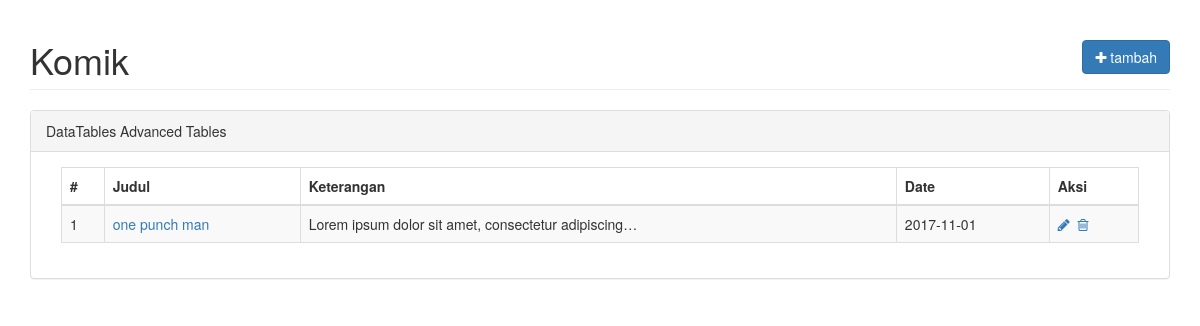
The app's page /index.php/comic with its own data.
### tables this page shows
CREATE TABLE `komik` (
  `id` int(11) NOT NULL,
  `nama_komik` varchar(255) DEFAULT NULL,
  `slug` varchar(255) DEFAULT NULL,
  `image` varchar(255) DEFAULT NULL,
  `keterangan` text,
  `file` varchar(255) DEFAULT NULL,
  `com_id` int(11) DEFAULT '0',
  `date` date DEFAULT NULL
);

### application/controllers/comic.php (called while the page is built, shortened)
<?php
class Comic extends CI_Controller
{
	function __construct(){
		$this->load->model(array('M_comic'));
		$this->load->library(array('session', 'form_validation', 'upload', 'user_agent', 'email'));
        $this->load->helper(array('url', 'form', 'text', 'html', 'security', 'file', 'directory', 'number', 'date', 'download','util'));
	}
	function index(){
		$this->go($param1 = '', $param2 = '', $param3 = '');
	}
	function go($param1 = '', $param2 = '', $param3 = '')
    {
		$data_page['data_komik'] = $this->M_comic->getComicName();
		$data_page['page_name']  = 'customer';
		$data_page['category']  = 'active';
        $data_page['page_title'] = 'manage kustomer';
        $this->load->view('comic_list', $data_page);
    }
}

### index.php (called while the page is built, shortened)
<?php
require_once BASEPATH.'core/CodeIgniter.php';

### application/models/M_comic.php (called while the page is built, shortened)
<?php
class M_comic extends CI_Model {
	var $table2 = 'komik';
    function getComicName() {
    	$this->db->where('com_id',0);
    	$getb = $this->db->get($this->table2);
    	return $getb;
    }
}

### application/views/comic_list.php (the view, shortened to what this page needs)
<!DOCTYPE html>
<html lang="en">
<head>
    <link href="<?php echo base_url();?>assets/bootstrap/css/bootstrap.css" rel="stylesheet">
    <link rel="stylesheet" type="text/css" href="<?php echo base_url();?>assets/css/toastr.css">
    <link href="<?php echo base_url();?>assets/css/dataTables.bootstrap.css" rel="stylesheet">
    <link rel="stylesheet" type="text/css" href="<?php echo base_url();?>assets/font-awesome/css/font-awesome.css">
</head>
<body>
<div class="container">
    <div id="wrapper">
        <div id="page-wrapper">
            <div class="row">
                <div class="col-lg-12">
                    <h1 class="page-header">Komik
                        <div class="pull-right">
                            <a href="#" onclick="showAjaxModal('<?php echo base_url();?>modal/popup/modal_komik_add/');" class="btn btn-primary pull-right"><i class="fa fa-plus"></i> tambah</a>
                        </div>
                    </h1>
                </div>
            </div>
            <div class="row">
                <div class="col-lg-12">
                    <div class="panel panel-default">
                        <div class="panel-heading">
                            DataTables Advanced Tables
                        </div>
                        <div class="panel-body">
                            <div class="table-responsive col-lg-12">
                                <table class="table table-striped table-bordered table-hover" id="dataTables-example">
                                    <thead>
                                        <tr>
                                            <th>#</th>
                                            <th>Judul</th>
                                            <th>Keterangan</th>
                                            <th>Date</th>
                                            <th>Aksi</th>
                                        </tr>
                                    </thead>
                                    <tbody>
                                    	<?php
											$no=1;
											foreach($data_komik->result() as $row){
										?>
	                                        <tr class="">
	                                            <td><?php echo $no++;?></td>
	                                            <td><a href="<?php echo base_url();?>comic/getComic/<?php echo $row->id;?>"><?php echo $row->nama_komik;?></a></td>
	                                            <td><?php echo word_limiter($row->keterangan,7);?></td>
                            					<td><?php echo $row->date; ?></td>
	                                            <td>
                                                    <a href="#" onclick="showAjaxModal('<?php echo base_url();?>modal/popup/modal_komik_edit/<?php echo $row->id;?>');" class="icon huge" title="edit"><i class="fa fa-pencil"></i></a>&nbsp;
                                                    <a href="#" onclick="confirm_modal('<?php echo base_url();?>comic/go/delete/<?php echo $row->id;?>');" class="icon huge" data-toggle="modal" title="remove"><i class="fa fa-trash-o"></i></a>&nbsp;
                                                </td>
	                                        </tr>
	                                        <?php } ?>
                                    </tbody>
                                </table>
                            </div>
                        </div>
                    </div>
                </div>
            </div>
        </div>
    </div>
</div>
</body>
</html>

### records on screen
komik: nama_komik "one punch man", keterangan "Lorem ipsum dolor sit amet, consectetur adipiscing…", date "2017-11-01"
